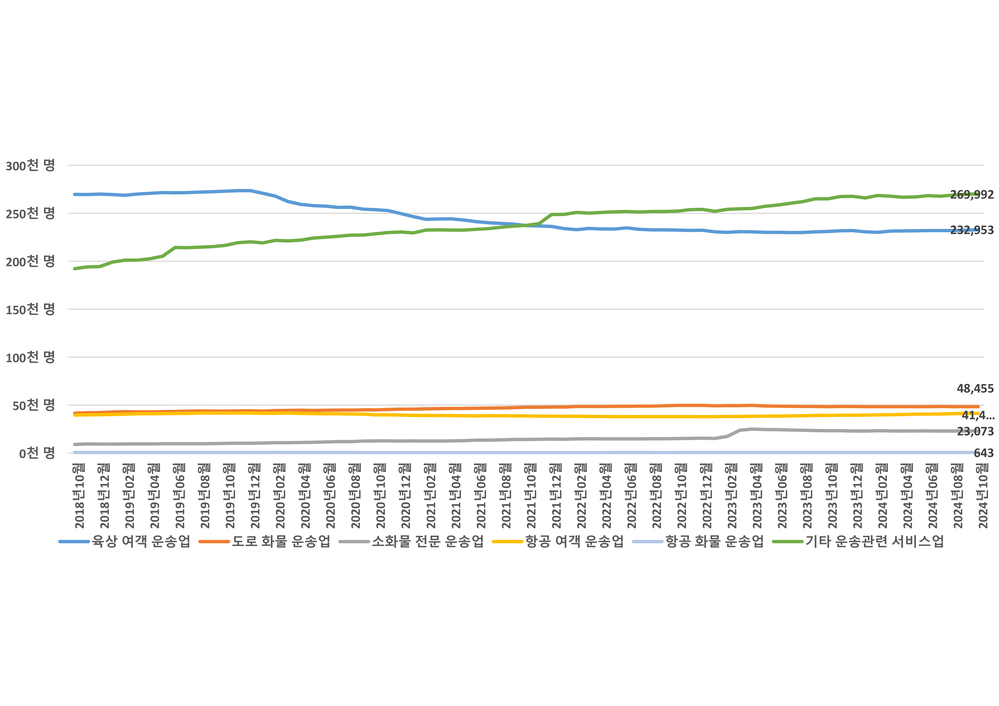
#> input picture pdfCrop/png/그림 4- 4_page_1.png, 999 x 706 px, shrunk from 7013 x 4959 before the run; its folder holds only this picture in this run
$ python 01_crop.py
#> lines starting #> are read from the running program, lines starting #| are printed output that depends on the picture
#> in process_images_in_folder, image is the input picture: PIL image 999x706 RGB; mean R, G, B 248.5, 248.4, 247.1
import os
from PIL import Image
Image.MAX_IMAGE_PIXELS = None
# 여백을 제거하는 함수
def remove_top_bottom_padding(image):
    # 이미지의 알파 채널을 고려하여 배경 색상(흰색 또는 투명)을 기준으로 여백을 자릅니다.
    image = image.convert("RGBA")  # RGBA 모드로 변환하여 알파 채널을 처리합니다.
#> image: PIL image 999x706 RGBA

    # 이미지의 픽셀 데이터를 가져옴
    pixels = image.load()

    # 배경 색상 정의 (투명하거나 흰색일 수 있음)
    background_color = (255, 255, 255, 255)  # (R, G, B, A)로 설정. 흰색으로 설정

    # 상단 여백 찾기 (첫 번째 행에서 여백을 찾음)
    top = 0
    while top < image.height and all(pixels[x, top] == background_color for x in range(image.width)):
        top += 1
#> after the loop, top = 156

    # 하단 여백 찾기 (마지막 행에서 여백을 찾음)
    bottom = image.height - 1
#> bottom = 705
    while bottom > top and all(pixels[x, bottom] == background_color for x in range(image.width)):
        bottom -= 1
#> this loop made 156 passes
#> bottom on passes 1 to 3: 704, 703, 702
#> after the loop, bottom = 549

    # 이미지를 자름 (상단과 하단 여백을 제외)
    image_cropped = image.crop((0, top-10, image.width, bottom + 11))
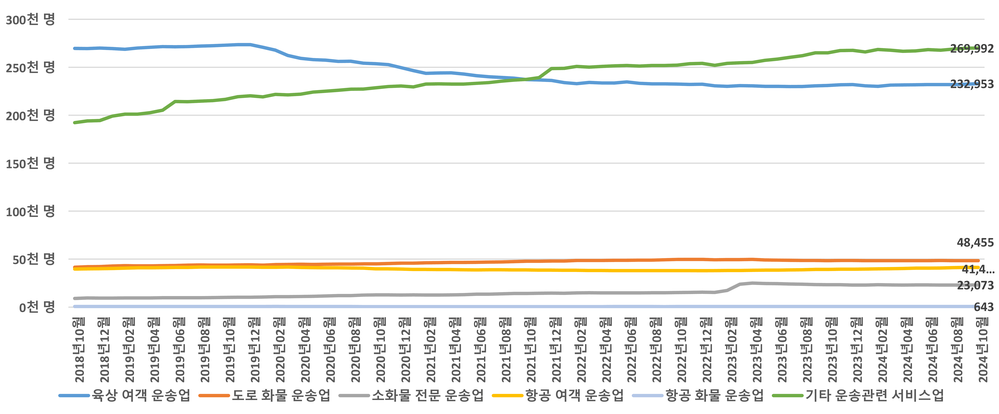
#> image_cropped: PIL image 999x414 RGBA; mean R, G, B, A 243.9, 243.7, 241.6, 255

    return image_cropped

# 특정 폴더 내의 모든 이미지 파일 처리
def process_images_in_folder(folder_path):
    # 폴더 내의 모든 파일을 탐색
    for filename in os.listdir(folder_path):
        file_path = os.path.join(folder_path, filename)

        # PNG, JPEG, JPG 파일만 처리
        if filename.lower().endswith(('png', 'jpg', 'jpeg')):
            print(f"Processing {filename}...")

            try:
                # 이미지 열기
                image = Image.open(file_path)
                # 여백 제거 함수 호출
                image_cropped = remove_top_bottom_padding(image)
                # 여백이 제거된 이미지를 새로운 파일로 저장
                new_file_path = os.path.join('./cropped/', f"cropped_300_{filename}")
                image_cropped.save(new_file_path)
                print(f"Saved cropped image as {new_file_path}")
            except Exception as e:
                print(f"Error processing {filename}: {e}")

# 실행 예시
folder_path = './png/'  # 여기에 폴더 경로를 입력하세요
process_images_in_folder(folder_path)
